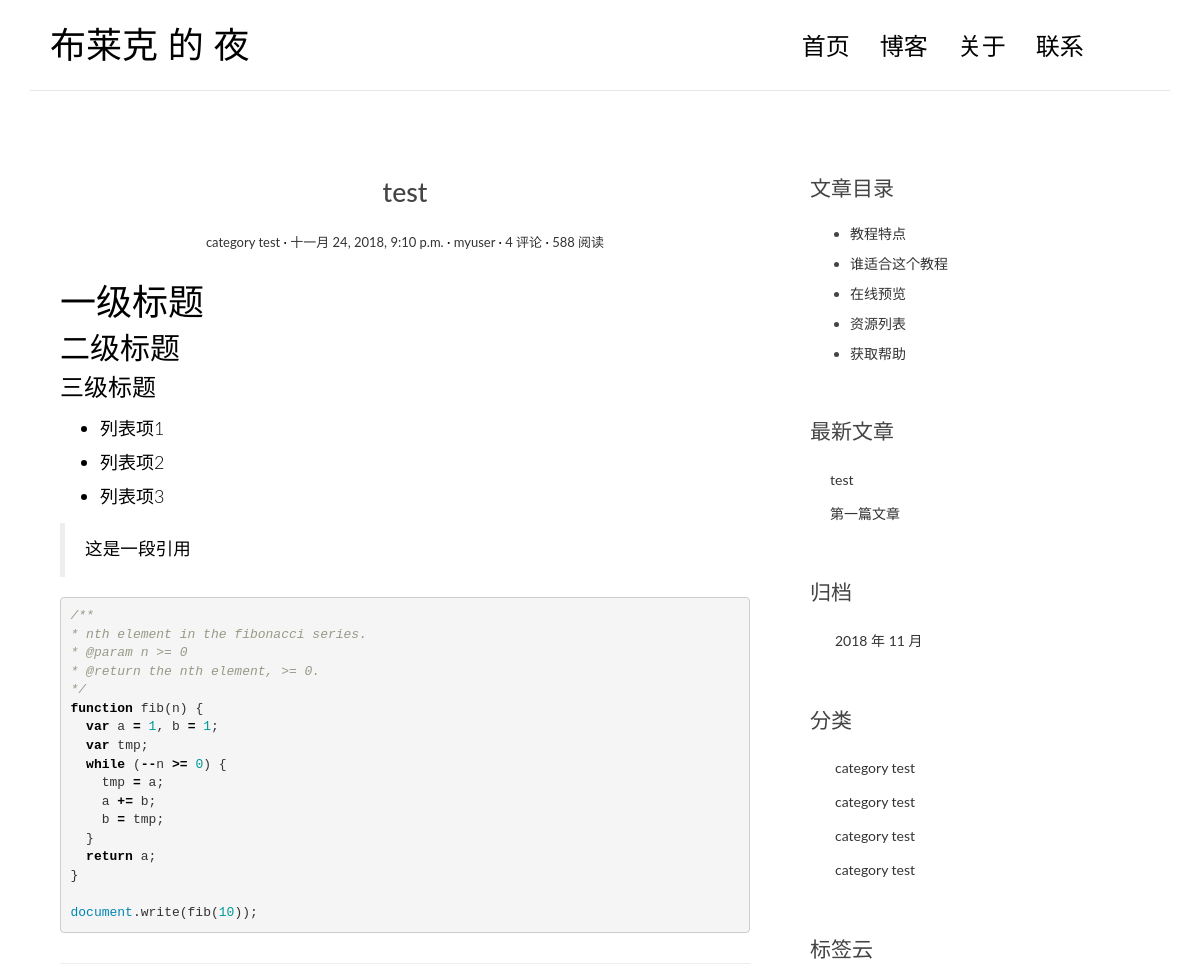
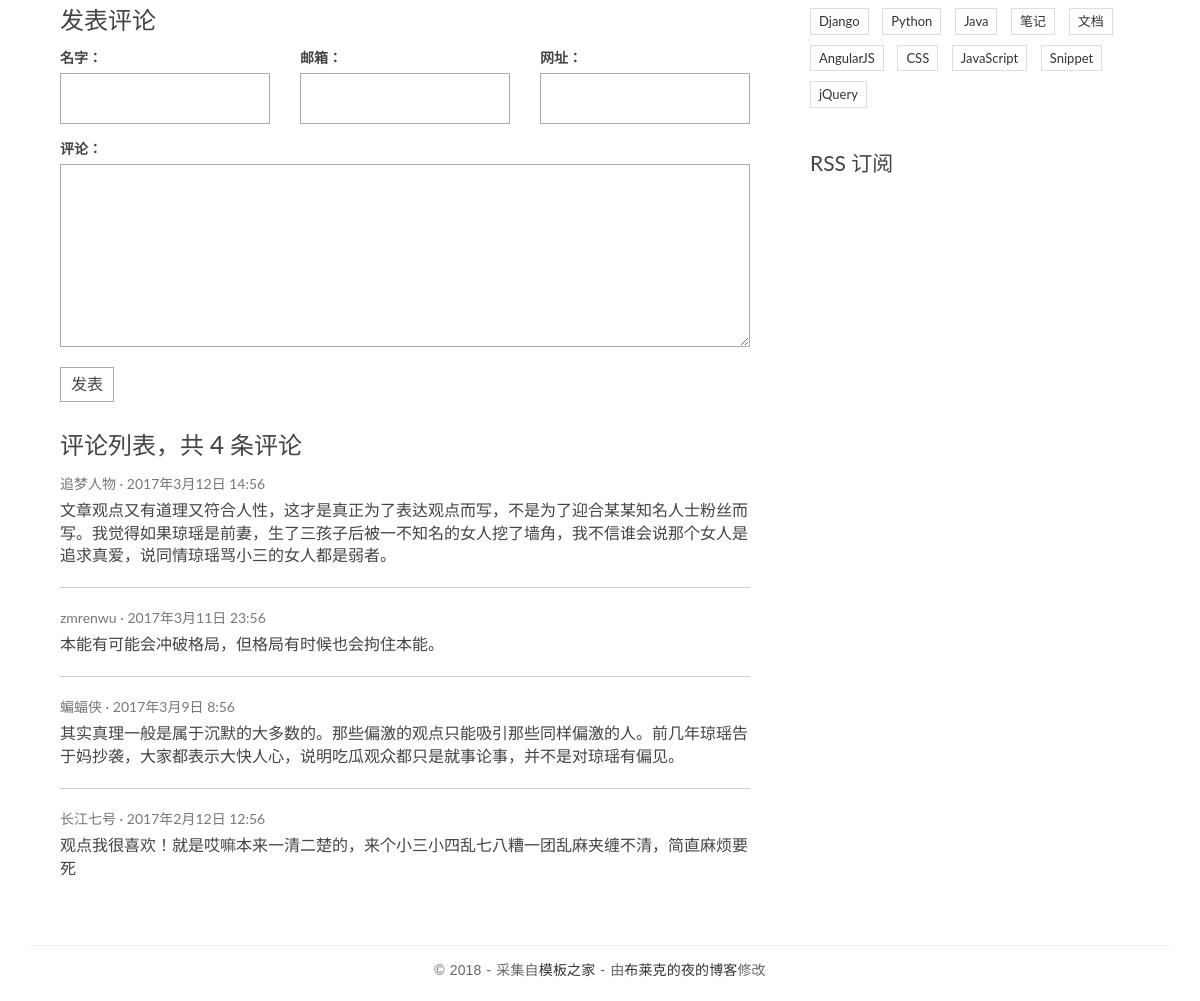
The app's page /post/4/ with its own data (2 pictures, top to bottom).
### blog/models.py (models this page shows, shortened)
class Post(models.Model):
    title = models.CharField(max_length=70)
    def get_absolute_url(self):
        return reverse('blog:detail', kwargs={'pk': self.pk})
    body = models.TextField()
    created_time = models.DateTimeField()
    modified_time = models.DateTimeField()
    excerpt = models.CharField(max_length=200, blank=True)
    category = models.ForeignKey(Category)
    tags = models.ManyToManyField(Tag, blank=True)
    author = models.ForeignKey(User)

class Category(models.Model):
    name = models.CharField(max_length=100)

### blog/views.py (the view)
# urls.py: url(r'^post/(?P<pk>[0-9]+)/$', views.detail, name='detail'),
def detail(request, pk):
    post = get_object_or_404(Post, pk=pk)
    post.body = markdown.markdown(post.body,
                                  extensions=[
                                     'markdown.extensions.extra',
                                     'markdown.extensions.codehilite',
                                     'markdown.extensions.toc',
                                  ])
    return render(request, 'blog/detail.html', context={'post': post})

### blog/templatetags/blog_tags.py (called while the page is built)
@register.simple_tag
def get_recent_posts(num=5):
    return Post.objects.all().order_by('-created_time')[:num]

@register.simple_tag
def archives():
    return Post.objects.dates('created_time', 'month', order='DESC')

@register.simple_tag
def get_categories():
    return Category.objects.all()

### templates/blog/detail.html
{% extends 'base.html' %}
{% block main %}
    <article class="post post-{{ post.pk }}">
  <header class="entry-header">
    <h1 class="entry-title">{{ post.title }}</h1>
    <div class="entry-meta">
      <span class="post-category"><a href="#">{{ post.category.name }}</a></span>
      <span class="post-date"><a href="#"><time class="entry-date"
                                                datetime="{{ post.created_time }}">{{ post.created_time }}</time></a></span>
      <span class="post-author"><a href="#">{{ post.author }}</a></span>
      <span class="comments-link"><a href="#">4 评论</a></span>
      <span class="views-count"><a href="#">588 阅读</a></span>
    </div>
  </header>
  <div class="entry-content clearfix">
    {{ post.body|safe }}
  </div>
</article>
    <section class="comment-area" id="comment-area">
                    <hr>
                    <h3>发表评论</h3>
                    <form action="#" method="post" class="comment-form">
                        <div class="row">
                            <div class="col-md-4">
                                <label for="id_name">名字：</label>
                                <input type="text" id="id_name" name="name" required>
                            </div>
                            <div class="col-md-4">
                                <label for="id_email">邮箱：</label>
                                <input type="email" id="id_email" name="email" required>
                            </div>
                            <div class="col-md-4">
                                <label for="id_url">网址：</label>
                                <input type="text" id="id_url" name="url">
                            </div>
                            <div class="col-md-12">
                                <label for="id_comment">评论：</label>
                                <textarea name="comment" id="id_comment" required></textarea>
                                <button type="submit" class="comment-btn">发表</button>
                            </div>
                        </div>
                    </form>
                    <div class="comment-list-panel">
                        <h3>评论列表，共 <span>4</span> 条评论</h3>
                        <ul class="comment-list list-unstyled">
                            <li class="comment-item">
                                <span class="nickname">追梦人物</span>
                                <time class="submit-date" datetime="2012-11-09T23:15:57+00:00">2017年3月12日 14:56</time>
                                <div class="text">
                                    文章观点又有道理又符合人性，这才是真正为了表达观点而写，不是为了迎合某某知名人士粉丝而写。我觉得如果琼瑶是前妻，生了三孩子后被一不知名的女人挖了墙角，我不信谁会说那个女人是追求真爱，说同情琼瑶骂小三的女人都是弱者。
                                </div>
                            </li>
                            <li class="comment-item">
                                <span class="nickname">zmrenwu</span>
                                <time class="submit-date" datetime="2012-11-09T23:15:57+00:00">2017年3月11日 23:56</time>
                                <div class="text">
                                    本能有可能会冲破格局，但格局有时候也会拘住本能。
                                </div>
                            </li>
                            <li class="comment-item">
                                <span class="nickname">蝙蝠侠</span>
                                <time class="submit-date" datetime="2012-11-09T23:15:57+00:00">2017年3月9日 8:56</time>
                                <div class="text">
                                    其实真理一般是属于沉默的大多数的。那些偏激的观点只能吸引那些同样偏激的人。前几年琼瑶告于妈抄袭，大家都表示大快人心，说明吃瓜观众都只是就事论事，并不是对琼瑶有偏见。
                                </div>
                            </li>
                            <li class="comment-item">
                                <span class="nickname">长江七号</span>
                                <time class="submit-date" datetime="2012-11-09T23:15:57+00:00">2017年2月12日 12:56</time>
                                <div class="text">
                                    观点我很喜欢！就是哎嘛本来一清二楚的，来个小三小四乱七八糟一团乱麻夹缠不清，简直麻烦要死
                                </div>
                            </li>
                        </ul>
                    </div>
                </section>
{% endblock main %}
{% block toc %}
    <div class="widget widget-content">
        <h3 class="widget-title">文章目录</h3>
        <ul>
            <li>
                <a href="#">教程特点</a>
            </li>
            <li>
                <a href="#">谁适合这个教程</a>
            </li>
            <li>
                <a href="#">在线预览</a>
            </li>
            <li>
                <a href="#">资源列表</a>
            </li>
            <li>
                <a href="#">获取帮助</a>
            </li>
        </ul>
    </div>
{% endblock toc %}

### templates/base.html (shortened to what this page needs)
{% load staticfiles %}
{% load blog_tags %}
<!DOCTYPE html>
<html>
<head>
    <link rel="stylesheet" href="{% static 'blog/css/highlights/github.css' %}">
    <link rel="stylesheet" href="http://code.ionicframework.com/ionicons/2.0.1/css/ionicons.min.css">
    <link rel="stylesheet" href="{% static 'blog/css/bootstrap.min.css' %}">
    <link rel="stylesheet" href="{% static 'blog/css/pace.css' %}">
    <link rel="stylesheet" href="{% static 'blog/css/custom.css' %}">
</head>
<body>
<div class="container">
    <header id="site-header">
        <div class="row">
            <div class="col-md-4 col-sm-5 col-xs-8">
                <div class="logo">
                    <h1><a href="index.html"><b>布莱克</b> 的 夜</a></h1>
                </div>
            </div>
            <div class="col-md-8 col-sm-7 col-xs-4">
                <nav class="main-nav" role="navigation">
                    <div class="collapse navbar-collapse" id="bs-example-navbar-collapse-1">
                        <ul class="nav navbar-nav navbar-right">
                            <li class="cl-effect-11"><a href="index.html" data-hover="首页">首页</a></li>
                            <li class="cl-effect-11"><a href="full-width.html" data-hover="博客">博客</a></li>
                            <li class="cl-effect-11"><a href="about.html" data-hover="关于">关于</a></li>
                            <li class="cl-effect-11"><a href="contact.html" data-hover="联系">联系</a></li>
                        </ul>
                    </div>
                </nav>
            </div>
        </div>
    </header>
</div>
<div class="content-body">
    <div class="container">
        <div class="row">
            <main class="col-md-8">
                {% block main %}
                {% endblock main %}
            </main>
            <aside class="col-md-4">
                {% block toc %}
                {% endblock toc %}
                <div class="widget widget-recent-posts">
                    <h3 class="widget-title">最新文章</h3>
                    {% get_recent_posts as recent_post_list %}
                    <ul>
                        {% for post in recent_post_list %}
                        <li>
                            <a href="{{ post.get_absolute_url }}">{{ post.title }}</a>
                        </li>
                        {% empty %}
                        暂无文章！
                        {% endfor %}
                    </ul>
                </div>
                <div class="widget widget-archives">
                    <h3 class="widget-title">归档</h3>
                    {% archives as date_list %}
                    <ul>
                    {% for date in date_list %}
                    {% for date in date_list %}
                        <li>
                            <a href="{% url 'blog:archives' date.year date.month %}">
                                {{ date.year }} 年 {{ date.month }} 月
                            </a>
                        </li>
                        {% endfor %}
                        {% empty %}
                        暂无归档！
                        {% endfor %}
                    </ul>
                </div>
                <div class="widget widget-category">
                    <h3 class="widget-title">分类</h3>
                    {% get_categories as category_list %}
                    <ul>
                    {% for category in category_list %}
                        {% for category in category_list %}
                        <li>
                            <a href="{% url 'blog:category' category.pk %}">{{ category.name }}</a>
                        </li>
                        {% endfor %}
                        {% empty %}
                        暂无分类！
                        {% endfor %}
                    </ul>
                </div>
                <div class="widget widget-tag-cloud">
                    <h3 class="widget-title">标签云</h3>
                    <ul>
                        <li>
                            <a href="#">Django</a>
                        </li>
                        <li>
                            <a href="#">Python</a>
                        </li>
                        <li>
                            <a href="#">Java</a>
                        </li>
                        <li>
                            <a href="#">笔记</a>
                        </li>
                        <li>
                            <a href="#">文档</a>
                        </li>
                        <li>
                            <a href="#">AngularJS</a>
                        </li>
                        <li>
                            <a href="#">CSS</a>
                        </li>
                        <li>
                            <a href="#">JavaScript</a>
                        </li>
                        <li>
                            <a href="#">Snippet</a>
                        </li>
                        <li>
                            <a href="#">jQuery</a>
                        </li>
                    </ul>
                </div>
                <div class="rss">
                    <a href=""> RSS 订阅</a>
                </div>
            </aside>
        </div>
    </div>
</div>
<footer id="site-footer">
    <div class="container">
        <div class="row">
            <div class="col-md-12">
                <p class="copyright">&copy 2018 - 采集自<a href="http://www.cssmoban.com/"
                                                        target="_blank" title="模板之家">模板之家</a>
                    - 由<a href="http://zmrenwu.com/" title="网页模板" target="_blank">布莱克的夜的博客</a>修改
                </p>
            </div>
        </div>
    </div>
</footer>
</body>
</html>

### blog/static/blog/css/highlights/github.css (style rules this page uses)
.codehilite .k { color: #000000; font-weight: bold }
.codehilite .o { color: #000000; font-weight: bold }
.codehilite .cm { color: #999988; font-style: italic }
.codehilite .kd { color: #000000; font-weight: bold }
.codehilite .nb { color: #0086B3 }
.codehilite .w { color: #bbbbbb }
.codehilite .mf { color: #009999 }

### records on screen
Post: title "test", category.name "category test", created_time "十一月 24, 2018, 9:10 p.m.", author "myuser", body "一级标题 二级标题 三级标题 列表项1 列表项2 列表项3 这是一段引用 /** * nth element in the fibonacci series. * @param n >= 0 * @return the nth element, >= 0. */ function fib ( n ) { var a = 1 , b = 1 ; var tmp ; while ( -- n >= 0 ) { tmp = a ; a += b ; b = tmp ; } return a ; } document . write ( fib ( 10 ));"
Post: title "第一篇文章"
Category: name "category test"
Category: name "category test"

### other values on screen
{{ date.year }} "2018"
{{ date.month }} "11"
